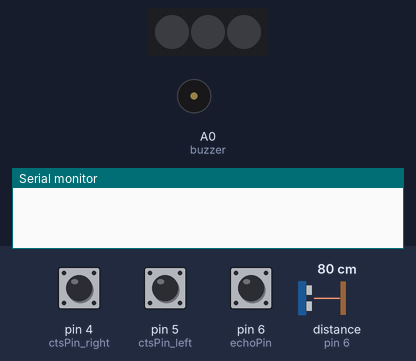
This sketch was run on a simulated Arduino Uno, built with avr-gcc and run on an emulated ATmega328P. Parts: 3 RGB LEDs in strip order, left to right, buzzer (waves = sounding, pin HIGH), the last lines printed to the serial monitor. The test bench sets the inputs (shaded band); at power-on: pin 4 (ctsPin_right) LOW, pin 5 (ctsPin_left) LOW, pin 6 (echoPin) LOW, distance to the obstacle (sensor on pin 6) 80 cm. The echo pulse lasts 58.3 µs per cm; dim RGB values are drawn brighter than linear; pins used as bus, display or sensor lines are not drawn.

Above: at 1.2 s.
1.3 s: pin 4 (ctsPin_right) pulled HIGH for 1 s
At 4.8 s:
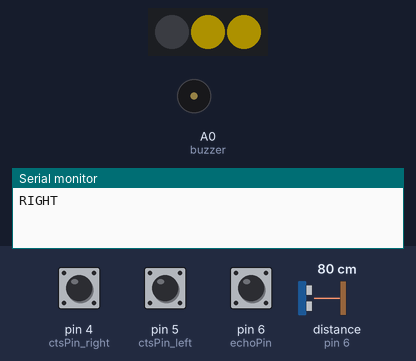
6.5 s: pin 5 (ctsPin_left) pulled HIGH for 1 s
At 8.8 s:
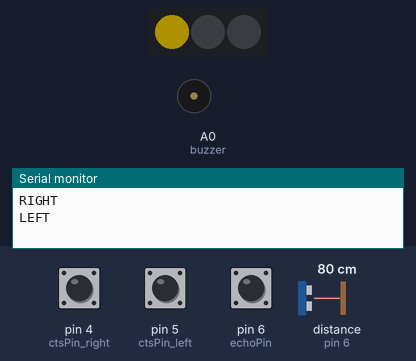
10.5 s: pin 6 (echoPin) pulsed HIGH 5 times (0.12 s each, 0.3 s apart)
At 11.67 s:
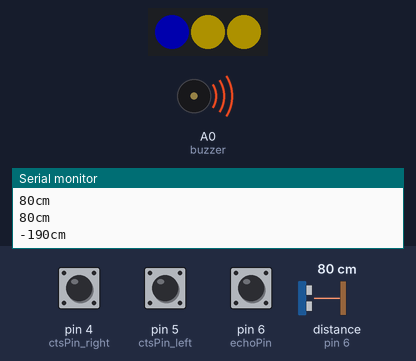
Timing chart, 0 to 18.3 s (numbered marks = the images above; inputs shaded):
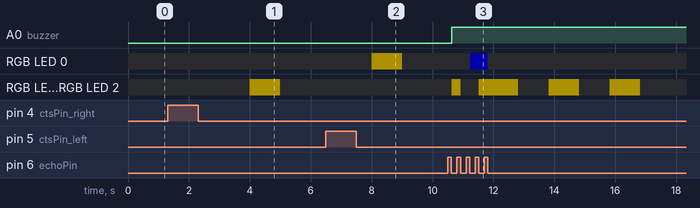

Measured:
- after the input at 1.3 s, RGB LED 1, RGB LED 2: off → RGB(50, 42, 0) after 2.7 s, → off 1.0 s later
- after the input at 10.5 s, A0 (buzzer): LOW → HIGH after 0.13 s

The sketch:

intergrated.ino
```cpp
#include "Timer.h"
#include <Adafruit_NeoPixel.h>
Timer t;

unsigned int buzzTime = 2000; //ms

const int trigPin = 7; //set pin variables
const int echoPin = 6;

int trigState = LOW; //state of trigPin
int interval = 1; // interval in milliseconds at which trigPin turns on
int interval2 = 1000; //time in milliseconds at which the distance is printed in serial monitors
int printState = LOW; //whether or not to print distance
unsigned long previousMillis = 0; //microsecond at which the pin was last writen

byte buzzer = A0; //vibration module

unsigned long previous = 0;

//LED
#define ledPin 8
#define ledCount 3
Adafruit_NeoPixel strip (ledCount, ledPin, NEO_GRB + NEO_KHZ800);

//cap
#define ctsPin_left 5
#define ctsPin_right 4
unsigned long capprevious = 0;
bool start_left = false;
bool start_right = false;
int count = 0;

void setup() {
  Serial.begin(9600); //begin serial communication
  pinMode(trigPin,OUTPUT); //set pinmodes
  pinMode(echoPin,INPUT);

  pinMode(buzzer, OUTPUT);

  strip.begin();
  strip.show();
  strip.setBrightness(50);

  pinMode(ctsPin_left, INPUT);
  pinMode(ctsPin_right, INPUT);
}

void loop()
{
  unsigned long currentMillis = millis(); //time in milliseconds from which the code was started
  if (currentMillis-previousMillis >= interval) { //check "blink without delay" code
    previousMillis = currentMillis;
    if (trigState == LOW){
      (trigState = HIGH);
    }
    else {
      (trigState = LOW);
    }
  }
  // printing if statement
  if (currentMillis-previousMillis >= interval2) { //check "blink without delay" code
    previousMillis = currentMillis;
    if (printState == LOW){
      (printState = HIGH);
    }
    else {
      (printState = LOW);
    }
  }
  digitalWrite(trigPin,trigState);
  int duration, distance; //variables
  duration = pulseIn(echoPin,HIGH);
  distance = (duration/2) / 29.1;
  /*if (printState = HIGH){
  Serial.print(distance);
  Serial.println("cm");}*/

  if (distance <= 100 && distance != 0){
    Serial.print(distance);
    Serial.println("cm");
    unsigned long current = millis();
    if (current - previous >= 0 && current - previous <= 500) {
      strip.fill(strip.Color(0,0,0), 0, strip.numPixels());
      strip.show();
    } else if(current - previous >= 500 && current - previous <= 1000){
      strip.fill(strip.Color(0,0,255), 0, strip.numPixels());
      strip.show();
    }
    if(current - previous >= 900){
      previous = current;
    }
    t.pulseImmediate(buzzer,buzzTime,HIGH);
    t.update();
  } else {
    // turn off
    strip.fill(strip.Color(0,0,0), 0, strip.numPixels());
    strip.show();
    }

  /*if (distance > 100 && distance <=150) {
    t.pulseImmediate(buzzer,buzzTime - 500, HIGH);
    t.update();
  }*/

  //cap for turning
  int ctsValue_left = digitalRead(ctsPin_left);

  if (start_left) {
    unsigned long current = millis();
    if (current - capprevious >= 0 && current -capprevious <= 500) {
      strip.fill(strip.Color(0,0,0), 2, strip.numPixels());
      strip.show();
    } else if(current - capprevious >= 500 && current - capprevious <= 1000){
      strip.fill(strip.Color(255,215,0), 0, strip.numPixels()-1);
      strip.show();
    }
    if(current - capprevious >= 900){
      capprevious = current;
      count++;
//      Serial.println(count);
      if (count == 8) {
        start_left = false;
        count = 0;
        strip.fill(strip.Color(0,0,0),0,strip.numPixels()-1);
        strip.show();
      }
    }
  }


  if (ctsValue_left == HIGH) {
    start_left = true;
    Serial.println("LEFT");
  }

  if (start_right) {
    unsigned long current = millis();
    if (current - capprevious >= 0 && current - capprevious <= 500) {
      strip.fill(strip.Color(0,0,0), 1, strip.numPixels()-1);
      strip.show();
    } else if(current - capprevious >= 500 && current - capprevious <= 1000){
      strip.fill(strip.Color(255,215,0), 1, strip.numPixels()-1);
      strip.show();
    }
    if(current - capprevious >= 900){
      capprevious = current;
      count++;
//      Serial.println(count);
      if (count == 8) {
        start_right = false;
        count = 0;
        strip.fill(strip.Color(0,0,0),1,strip.numPixels()-1);
        strip.show();
      }
    }
  }
  int ctsValue_right = digitalRead(ctsPin_right);

  if (ctsValue_right == HIGH) {
    start_right = true;
    Serial.println("RIGHT");
  }


}
```
